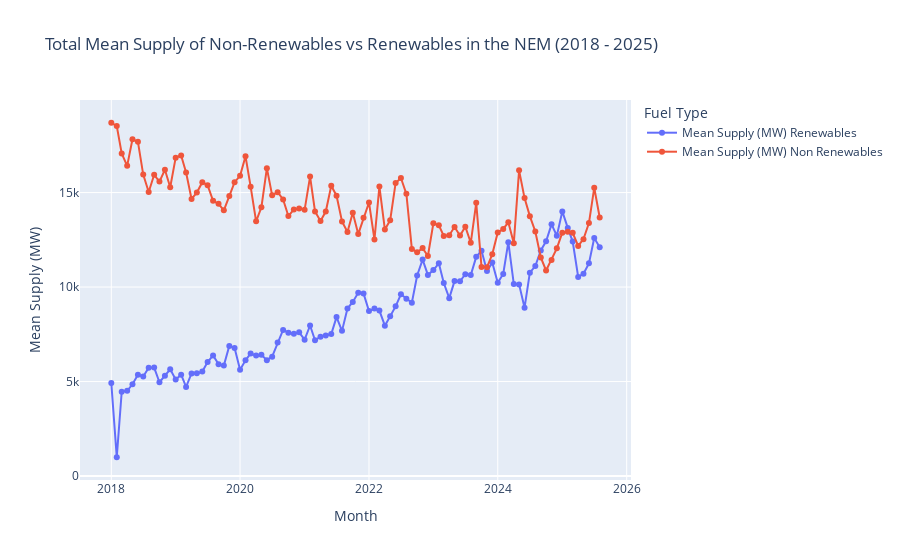

The code cell stored with this chart in its notebook:
### Markdown cell above
### Generating the Plots for the Total Fuel Source Renewables/Non-Renewables

### Code cell
fig = px.line(total_supply_df, x='Month', y=['Mean Supply (MW) Renewables', 'Mean Supply (MW) Non Renewables'], title='Total Mean Supply of Non-Renewables vs Renewables in the NEM (2018 - 2025)', labels={'value': 'Mean Supply (MW)', 'variable': 'Fuel Type'})
fig.update_traces(mode = 'lines+markers')
